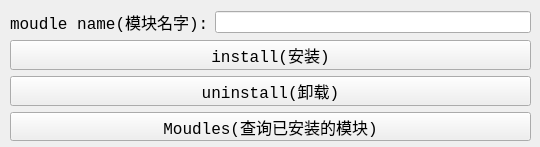
<?xml version="1.0" encoding="UTF-8"?>
<ui version="4.0">
 <class>MainWindow</class>
 <widget class="QMainWindow" name="MainWindow">
  <property name="geometry">
   <rect>
    <x>0</x>
    <y>0</y>
    <width>540</width>
    <height>147</height>
   </rect>
  </property>
  <property name="windowTitle">
   <string>python moudle install</string>
  </property>
  <widget class="QWidget" name="centralwidget">
   <widget class="QWidget" name="gridLayoutWidget">
    <property name="geometry">
     <rect>
      <x>10</x>
      <y>10</y>
      <width>521</width>
      <height>131</height>
     </rect>
    </property>
    <layout class="QGridLayout" name="gridLayout">
     <item row="0" column="0">
      <widget class="QLabel" name="label">
       <property name="font">
        <font>
         <family>Consolas</family>
         <pointsize>12</pointsize>
        </font>
       </property>
       <property name="text">
        <string>moudle name(模块名字):</string>
       </property>
      </widget>
     </item>
     <item row="0" column="1">
      <widget class="QLineEdit" name="lineEdit"/>
     </item>
     <item row="1" column="0" colspan="2">
      <layout class="QVBoxLayout" name="verticalLayout">
       <item>
        <widget class="QPushButton" name="pushButton">
         <property name="font">
          <font>
           <family>Consolas</family>
           <pointsize>12</pointsize>
          </font>
         </property>
         <property name="text">
          <string>install(安装)</string>
         </property>
        </widget>
       </item>
       <item>
        <widget class="QPushButton" name="pushButton_2">
         <property name="font">
          <font>
           <family>Consolas</family>
           <pointsize>12</pointsize>
          </font>
         </property>
         <property name="text">
          <string>uninstall(卸载)</string>
         </property>
        </widget>
       </item>
       <item>
        <widget class="QPushButton" name="pushButton_3">
         <property name="font">
          <font>
           <family>Consolas</family>
           <pointsize>12</pointsize>
          </font>
         </property>
         <property name="text">
          <string>Moudles(查询已安装的模块)</string>
         </property>
        </widget>
       </item>
      </layout>
     </item>
    </layout>
   </widget>
  </widget>
 </widget>
 <resources/>
 <connections/>
</ui>
